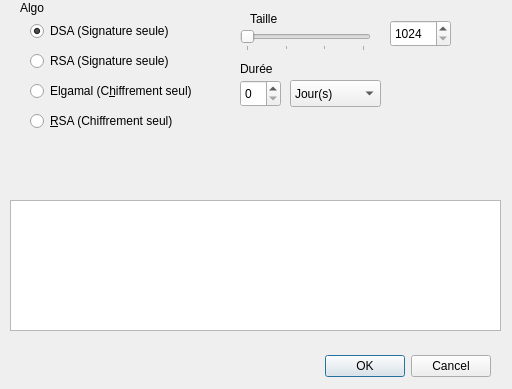
<?xml version="1.0" encoding="UTF-8"?>
<ui version="4.0">
 <class>SubKeyCreation</class>
 <widget class="QDialog" name="SubKeyCreation">
  <property name="geometry">
   <rect>
    <x>0</x>
    <y>0</y>
    <width>512</width>
    <height>389</height>
   </rect>
  </property>
  <property name="windowTitle">
   <string>Dialog</string>
  </property>
  <widget class="QDialogButtonBox" name="buttonBox">
   <property name="geometry">
    <rect>
     <x>150</x>
     <y>350</y>
     <width>341</width>
     <height>32</height>
    </rect>
   </property>
   <property name="orientation">
    <enum>Qt::Horizontal</enum>
   </property>
   <property name="standardButtons">
    <set>QDialogButtonBox::Cancel|QDialogButtonBox::Ok</set>
   </property>
  </widget>
  <widget class="QComboBox" name="comboBoxExpiration">
   <property name="enabled">
    <bool>true</bool>
   </property>
   <property name="geometry">
    <rect>
     <x>290</x>
     <y>80</y>
     <width>91</width>
     <height>27</height>
    </rect>
   </property>
   <property name="currentText">
    <string>Jour(s)</string>
   </property>
   <property name="currentIndex">
    <number>1</number>
   </property>
   <item>
    <property name="text">
     <string>Illimitée</string>
    </property>
   </item>
   <item>
    <property name="text">
     <string>Jour(s)</string>
    </property>
   </item>
   <item>
    <property name="text">
     <string>Semaine(s)</string>
    </property>
   </item>
   <item>
    <property name="text">
     <string>Mois</string>
    </property>
   </item>
   <item>
    <property name="text">
     <string>Année(s)</string>
    </property>
   </item>
  </widget>
  <widget class="QWidget" name="verticalLayoutWidget">
   <property name="geometry">
    <rect>
     <x>10</x>
     <y>200</y>
     <width>491</width>
     <height>131</height>
    </rect>
   </property>
   <layout class="QVBoxLayout" name="verticalLayout_2">
    <item>
     <widget class="QTextBrowser" name="dataBrowserSubKeyCreation">
      <property name="autoFillBackground">
       <bool>false</bool>
      </property>
      <property name="sizeAdjustPolicy">
       <enum>QAbstractScrollArea::AdjustToContents</enum>
      </property>
     </widget>
    </item>
   </layout>
  </widget>
  <widget class="QRadioButton" name="rButtonDSASign">
   <property name="geometry">
    <rect>
     <x>30</x>
     <y>20</y>
     <width>171</width>
     <height>22</height>
    </rect>
   </property>
   <property name="text">
    <string>DSA (Signature seule)</string>
   </property>
   <property name="checked">
    <bool>true</bool>
   </property>
  </widget>
  <widget class="QRadioButton" name="rButtonRSACiph">
   <property name="geometry">
    <rect>
     <x>30</x>
     <y>110</y>
     <width>181</width>
     <height>22</height>
    </rect>
   </property>
   <property name="text">
    <string>&amp;RSA (Chiffrement seul)</string>
   </property>
  </widget>
  <widget class="QLabel" name="label">
   <property name="geometry">
    <rect>
     <x>20</x>
     <y>0</y>
     <width>71</width>
     <height>16</height>
    </rect>
   </property>
   <property name="text">
    <string>Algo</string>
   </property>
  </widget>
  <widget class="QSpinBox" name="spinBoxSize">
   <property name="geometry">
    <rect>
     <x>390</x>
     <y>20</y>
     <width>61</width>
     <height>27</height>
    </rect>
   </property>
   <property name="minimum">
    <number>1024</number>
   </property>
   <property name="maximum">
    <number>4096</number>
   </property>
   <property name="value">
    <number>1024</number>
   </property>
  </widget>
  <widget class="QLabel" name="labelExpiration">
   <property name="geometry">
    <rect>
     <x>240</x>
     <y>60</y>
     <width>55</width>
     <height>17</height>
    </rect>
   </property>
   <property name="text">
    <string>Durée</string>
   </property>
  </widget>
  <widget class="QSpinBox" name="spinBoxExpiration">
   <property name="enabled">
    <bool>true</bool>
   </property>
   <property name="geometry">
    <rect>
     <x>240</x>
     <y>80</y>
     <width>41</width>
     <height>27</height>
    </rect>
   </property>
   <property name="maximum">
    <number>99</number>
   </property>
  </widget>
  <widget class="QLabel" name="labelSize">
   <property name="geometry">
    <rect>
     <x>250</x>
     <y>10</y>
     <width>71</width>
     <height>17</height>
    </rect>
   </property>
   <property name="text">
    <string>Taille</string>
   </property>
  </widget>
  <widget class="QLabel" name="labelStatus">
   <property name="geometry">
    <rect>
     <x>20</x>
     <y>150</y>
     <width>441</width>
     <height>41</height>
    </rect>
   </property>
   <property name="palette">
    <palette>
     <active>
      <colorrole role="WindowText">
       <brush brushstyle="SolidPattern">
        <color alpha="255">
         <red>245</red>
         <green>18</green>
         <blue>18</blue>
        </color>
       </brush>
      </colorrole>
      <colorrole role="Button">
       <brush brushstyle="SolidPattern">
        <color alpha="255">
         <red>188</red>
         <green>183</green>
         <blue>183</blue>
        </color>
       </brush>
      </colorrole>
      <colorrole role="Light">
       <brush brushstyle="SolidPattern">
        <color alpha="255">
         <red>255</red>
         <green>255</green>
         <blue>255</blue>
        </color>
       </brush>
      </colorrole>
      <colorrole role="Midlight">
       <brush brushstyle="SolidPattern">
        <color alpha="255">
         <red>221</red>
         <green>219</green>
         <blue>219</blue>
        </color>
       </brush>
      </colorrole>
      <colorrole role="Dark">
       <brush brushstyle="SolidPattern">
        <color alpha="255">
         <red>94</red>
         <green>91</green>
         <blue>91</blue>
        </color>
       </brush>
      </colorrole>
      <colorrole role="Mid">
       <brush brushstyle="SolidPattern">
        <color alpha="255">
         <red>125</red>
         <green>122</green>
         <blue>122</blue>
        </color>
       </brush>
      </colorrole>
      <colorrole role="Text">
       <brush brushstyle="SolidPattern">
        <color alpha="255">
         <red>0</red>
         <green>0</green>
         <blue>0</blue>
        </color>
       </brush>
      </colorrole>
      <colorrole role="BrightText">
       <brush brushstyle="SolidPattern">
        <color alpha="255">
         <red>255</red>
         <green>255</green>
         <blue>255</blue>
        </color>
       </brush>
      </colorrole>
      <colorrole role="ButtonText">
       <brush brushstyle="SolidPattern">
        <color alpha="255">
         <red>0</red>
         <green>0</green>
         <blue>0</blue>
        </color>
       </brush>
      </colorrole>
      <colorrole role="Base">
       <brush brushstyle="SolidPattern">
        <color alpha="255">
         <red>255</red>
         <green>255</green>
         <blue>255</blue>
        </color>
       </brush>
      </colorrole>
      <colorrole role="Window">
       <brush brushstyle="SolidPattern">
        <color alpha="255">
         <red>188</red>
         <green>183</green>
         <blue>183</blue>
        </color>
       </brush>
      </colorrole>
      <colorrole role="Shadow">
       <brush brushstyle="SolidPattern">
        <color alpha="255">
         <red>0</red>
         <green>0</green>
         <blue>0</blue>
        </color>
       </brush>
      </colorrole>
      <colorrole role="AlternateBase">
       <brush brushstyle="SolidPattern">
        <color alpha="255">
         <red>221</red>
         <green>219</green>
         <blue>219</blue>
        </color>
       </brush>
      </colorrole>
      <colorrole role="ToolTipBase">
       <brush brushstyle="SolidPattern">
        <color alpha="255">
         <red>255</red>
         <green>255</green>
         <blue>220</blue>
        </color>
       </brush>
      </colorrole>
      <colorrole role="ToolTipText">
       <brush brushstyle="SolidPattern">
        <color alpha="255">
         <red>0</red>
         <green>0</green>
         <blue>0</blue>
        </color>
       </brush>
      </colorrole>
     </active>
     <inactive>
      <colorrole role="WindowText">
       <brush brushstyle="SolidPattern">
        <color alpha="255">
         <red>245</red>
         <green>18</green>
         <blue>18</blue>
        </color>
       </brush>
      </colorrole>
      <colorrole role="Button">
       <brush brushstyle="SolidPattern">
        <color alpha="255">
         <red>188</red>
         <green>183</green>
         <blue>183</blue>
        </color>
       </brush>
      </colorrole>
      <colorrole role="Light">
       <brush brushstyle="SolidPattern">
        <color alpha="255">
         <red>255</red>
         <green>255</green>
         <blue>255</blue>
        </color>
       </brush>
      </colorrole>
      <colorrole role="Midlight">
       <brush brushstyle="SolidPattern">
        <color alpha="255">
         <red>221</red>
         <green>219</green>
         <blue>219</blue>
        </color>
       </brush>
      </colorrole>
      <colorrole role="Dark">
       <brush brushstyle="SolidPattern">
        <color alpha="255">
         <red>94</red>
         <green>91</green>
         <blue>91</blue>
        </color>
       </brush>
      </colorrole>
      <colorrole role="Mid">
       <brush brushstyle="SolidPattern">
        <color alpha="255">
         <red>125</red>
         <green>122</green>
         <blue>122</blue>
        </color>
       </brush>
      </colorrole>
      <colorrole role="Text">
       <brush brushstyle="SolidPattern">
        <color alpha="255">
         <red>0</red>
         <green>0</green>
         <blue>0</blue>
        </color>
       </brush>
      </colorrole>
      <colorrole role="BrightText">
       <brush brushstyle="SolidPattern">
        <color alpha="255">
         <red>255</red>
         <green>255</green>
         <blue>255</blue>
        </color>
       </brush>
      </colorrole>
      <colorrole role="ButtonText">
       <brush brushstyle="SolidPattern">
        <color alpha="255">
         <red>0</red>
         <green>0</green>
         <blue>0</blue>
        </color>
       </brush>
      </colorrole>
      <colorrole role="Base">
       <brush brushstyle="SolidPattern">
        <color alpha="255">
         <red>255</red>
         <green>255</green>
         <blue>255</blue>
        </color>
       </brush>
      </colorrole>
      <colorrole role="Window">
       <brush brushstyle="SolidPattern">
        <color alpha="255">
         <red>188</red>
         <green>183</green>
         <blue>183</blue>
        </color>
       </brush>
      </colorrole>
      <colorrole role="Shadow">
       <brush brushstyle="SolidPattern">
        <color alpha="255">
         <red>0</red>
         <green>0</green>
         <blue>0</blue>
        </color>
       </brush>
      </colorrole>
      <colorrole role="AlternateBase">
       <brush brushstyle="SolidPattern">
        <color alpha="255">
         <red>221</red>
         <green>219</green>
         <blue>219</blue>
        </color>
       </brush>
      </colorrole>
      <colorrole role="ToolTipBase">
       <brush brushstyle="SolidPattern">
        <color alpha="255">
         <red>255</red>
         <green>255</green>
         <blue>220</blue>
        </color>
       </brush>
      </colorrole>
      <colorrole role="ToolTipText">
       <brush brushstyle="SolidPattern">
        <color alpha="255">
         <red>0</red>
         <green>0</green>
         <blue>0</blue>
        </color>
       </brush>
      </colorrole>
     </inactive>
     <disabled>
      <colorrole role="WindowText">
       <brush brushstyle="SolidPattern">
        <color alpha="255">
         <red>94</red>
         <green>91</green>
         <blue>91</blue>
        </color>
       </brush>
      </colorrole>
      <colorrole role="Button">
       <brush brushstyle="SolidPattern">
        <color alpha="255">
         <red>188</red>
         <green>183</green>
         <blue>183</blue>
        </color>
       </brush>
      </colorrole>
      <colorrole role="Light">
       <brush brushstyle="SolidPattern">
        <color alpha="255">
         <red>255</red>
         <green>255</green>
         <blue>255</blue>
        </color>
       </brush>
      </colorrole>
      <colorrole role="Midlight">
       <brush brushstyle="SolidPattern">
        <color alpha="255">
         <red>221</red>
         <green>219</green>
         <blue>219</blue>
        </color>
       </brush>
      </colorrole>
      <colorrole role="Dark">
       <brush brushstyle="SolidPattern">
        <color alpha="255">
         <red>94</red>
         <green>91</green>
         <blue>91</blue>
        </color>
       </brush>
      </colorrole>
      <colorrole role="Mid">
       <brush brushstyle="SolidPattern">
        <color alpha="255">
         <red>125</red>
         <green>122</green>
         <blue>122</blue>
        </color>
       </brush>
      </colorrole>
      <colorrole role="Text">
       <brush brushstyle="SolidPattern">
        <color alpha="255">
         <red>94</red>
         <green>91</green>
         <blue>91</blue>
        </color>
       </brush>
      </colorrole>
      <colorrole role="BrightText">
       <brush brushstyle="SolidPattern">
        <color alpha="255">
         <red>255</red>
         <green>255</green>
         <blue>255</blue>
        </color>
       </brush>
      </colorrole>
      <colorrole role="ButtonText">
       <brush brushstyle="SolidPattern">
        <color alpha="255">
         <red>94</red>
         <green>91</green>
         <blue>91</blue>
        </color>
       </brush>
      </colorrole>
      <colorrole role="Base">
       <brush brushstyle="SolidPattern">
        <color alpha="255">
         <red>188</red>
         <green>183</green>
         <blue>183</blue>
        </color>
       </brush>
      </colorrole>
      <colorrole role="Window">
       <brush brushstyle="SolidPattern">
        <color alpha="255">
         <red>188</red>
         <green>183</green>
         <blue>183</blue>
        </color>
       </brush>
      </colorrole>
      <colorrole role="Shadow">
       <brush brushstyle="SolidPattern">
        <color alpha="255">
         <red>0</red>
         <green>0</green>
         <blue>0</blue>
        </color>
       </brush>
      </colorrole>
      <colorrole role="AlternateBase">
       <brush brushstyle="SolidPattern">
        <color alpha="255">
         <red>188</red>
         <green>183</green>
         <blue>183</blue>
        </color>
       </brush>
      </colorrole>
      <colorrole role="ToolTipBase">
       <brush brushstyle="SolidPattern">
        <color alpha="255">
         <red>255</red>
         <green>255</green>
         <blue>220</blue>
        </color>
       </brush>
      </colorrole>
      <colorrole role="ToolTipText">
       <brush brushstyle="SolidPattern">
        <color alpha="255">
         <red>0</red>
         <green>0</green>
         <blue>0</blue>
        </color>
       </brush>
      </colorrole>
     </disabled>
    </palette>
   </property>
   <property name="text">
    <string/>
   </property>
  </widget>
  <widget class="QRadioButton" name="rButtonRSASign">
   <property name="geometry">
    <rect>
     <x>30</x>
     <y>50</y>
     <width>171</width>
     <height>22</height>
    </rect>
   </property>
   <property name="text">
    <string>RSA (Signature seule)</string>
   </property>
  </widget>
  <widget class="QSlider" name="sliderSize">
   <property name="geometry">
    <rect>
     <x>240</x>
     <y>30</y>
     <width>131</width>
     <height>21</height>
    </rect>
   </property>
   <property name="toolTip">
    <string/>
   </property>
   <property name="toolTipDuration">
    <number>5</number>
   </property>
   <property name="autoFillBackground">
    <bool>false</bool>
   </property>
   <property name="minimum">
    <number>1024</number>
   </property>
   <property name="maximum">
    <number>4096</number>
   </property>
   <property name="singleStep">
    <number>1024</number>
   </property>
   <property name="orientation">
    <enum>Qt::Horizontal</enum>
   </property>
   <property name="tickPosition">
    <enum>QSlider::TicksBelow</enum>
   </property>
   <property name="tickInterval">
    <number>1024</number>
   </property>
  </widget>
  <widget class="QRadioButton" name="rButtonElgCiph">
   <property name="geometry">
    <rect>
     <x>30</x>
     <y>80</y>
     <width>191</width>
     <height>22</height>
    </rect>
   </property>
   <property name="text">
    <string>Elgamal (C&amp;hiffrement seul)</string>
   </property>
  </widget>
 </widget>
 <resources/>
 <connections/>
</ui>
